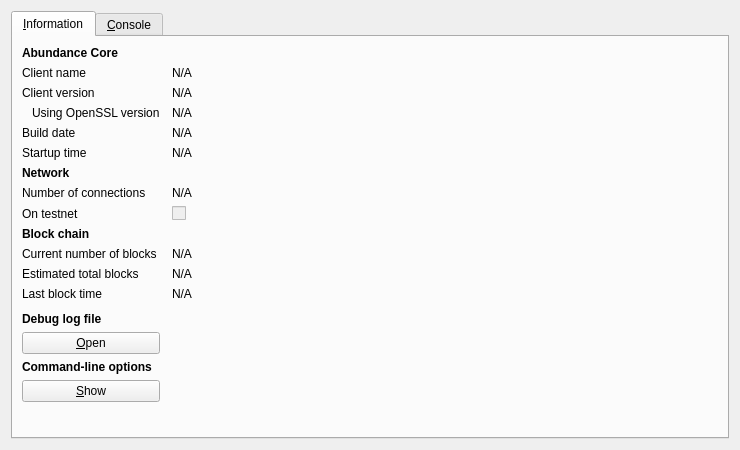
<?xml version="1.0" encoding="UTF-8"?>
<ui version="4.0">
 <class>RPCConsole</class>
 <widget class="QDialog" name="RPCConsole">
  <property name="geometry">
   <rect>
    <x>0</x>
    <y>0</y>
    <width>740</width>
    <height>450</height>
   </rect>
  </property>
  <property name="windowTitle">
   <string>Abundance - Debug window</string>
  </property>
  <layout class="QVBoxLayout" name="verticalLayout_2">
   <item>
    <widget class="QTabWidget" name="tabWidget">
     <property name="currentIndex">
      <number>0</number>
     </property>
     <widget class="QWidget" name="tab_info">
      <attribute name="title">
       <string>&amp;Information</string>
      </attribute>
      <layout class="QGridLayout" name="gridLayout" columnstretch="0,1">
       <property name="horizontalSpacing">
        <number>12</number>
       </property>
       <item row="0" column="0">
        <widget class="QLabel" name="label_9">
         <property name="font">
          <font>
           <weight>75</weight>
           <bold>true</bold>
          </font>
         </property>
         <property name="text">
          <string>Abundance Core</string>
         </property>
        </widget>
       </item>
       <item row="1" column="0">
        <widget class="QLabel" name="label_5">
         <property name="text">
          <string>Client name</string>
         </property>
        </widget>
       </item>
       <item row="1" column="1">
        <widget class="QLabel" name="clientName">
         <property name="cursor">
          <cursorShape>IBeamCursor</cursorShape>
         </property>
         <property name="text">
          <string>N/A</string>
         </property>
         <property name="textFormat">
          <enum>Qt::PlainText</enum>
         </property>
         <property name="textInteractionFlags">
          <set>Qt::LinksAccessibleByMouse|Qt::TextSelectableByKeyboard|Qt::TextSelectableByMouse</set>
         </property>
        </widget>
       </item>
       <item row="2" column="0">
        <widget class="QLabel" name="label_6">
         <property name="text">
          <string>Client version</string>
         </property>
        </widget>
       </item>
       <item row="2" column="1">
        <widget class="QLabel" name="clientVersion">
         <property name="cursor">
          <cursorShape>IBeamCursor</cursorShape>
         </property>
         <property name="text">
          <string>N/A</string>
         </property>
         <property name="textFormat">
          <enum>Qt::PlainText</enum>
         </property>
         <property name="textInteractionFlags">
          <set>Qt::LinksAccessibleByMouse|Qt::TextSelectableByKeyboard|Qt::TextSelectableByMouse</set>
         </property>
        </widget>
       </item>
       <item row="3" column="0">
        <widget class="QLabel" name="label_14">
         <property name="text">
          <string>Using OpenSSL version</string>
         </property>
         <property name="indent">
          <number>10</number>
         </property>
        </widget>
       </item>
       <item row="3" column="1">
        <widget class="QLabel" name="openSSLVersion">
         <property name="cursor">
          <cursorShape>IBeamCursor</cursorShape>
         </property>
         <property name="text">
          <string>N/A</string>
         </property>
         <property name="textFormat">
          <enum>Qt::PlainText</enum>
         </property>
         <property name="textInteractionFlags">
          <set>Qt::LinksAccessibleByMouse|Qt::TextSelectableByKeyboard|Qt::TextSelectableByMouse</set>
         </property>
        </widget>
       </item>
       <item row="4" column="0">
        <widget class="QLabel" name="label_12">
         <property name="text">
          <string>Build date</string>
         </property>
        </widget>
       </item>
       <item row="4" column="1">
        <widget class="QLabel" name="buildDate">
         <property name="cursor">
          <cursorShape>IBeamCursor</cursorShape>
         </property>
         <property name="text">
          <string>N/A</string>
         </property>
         <property name="textFormat">
          <enum>Qt::PlainText</enum>
         </property>
         <property name="textInteractionFlags">
          <set>Qt::LinksAccessibleByMouse|Qt::TextSelectableByKeyboard|Qt::TextSelectableByMouse</set>
         </property>
        </widget>
       </item>
       <item row="5" column="0">
        <widget class="QLabel" name="label_13">
         <property name="text">
          <string>Startup time</string>
         </property>
        </widget>
       </item>
       <item row="5" column="1">
        <widget class="QLabel" name="startupTime">
         <property name="cursor">
          <cursorShape>IBeamCursor</cursorShape>
         </property>
         <property name="text">
          <string>N/A</string>
         </property>
         <property name="textFormat">
          <enum>Qt::PlainText</enum>
         </property>
         <property name="textInteractionFlags">
          <set>Qt::LinksAccessibleByMouse|Qt::TextSelectableByKeyboard|Qt::TextSelectableByMouse</set>
         </property>
        </widget>
       </item>
       <item row="6" column="0">
        <widget class="QLabel" name="label_11">
         <property name="font">
          <font>
           <weight>75</weight>
           <bold>true</bold>
          </font>
         </property>
         <property name="text">
          <string>Network</string>
         </property>
        </widget>
       </item>
       <item row="7" column="0">
        <widget class="QLabel" name="label_7">
         <property name="text">
          <string>Number of connections</string>
         </property>
        </widget>
       </item>
       <item row="7" column="1">
        <widget class="QLabel" name="numberOfConnections">
         <property name="cursor">
          <cursorShape>IBeamCursor</cursorShape>
         </property>
         <property name="text">
          <string>N/A</string>
         </property>
         <property name="textFormat">
          <enum>Qt::PlainText</enum>
         </property>
         <property name="textInteractionFlags">
          <set>Qt::LinksAccessibleByMouse|Qt::TextSelectableByKeyboard|Qt::TextSelectableByMouse</set>
         </property>
        </widget>
       </item>
       <item row="8" column="0">
        <widget class="QLabel" name="label_8">
         <property name="text">
          <string>On testnet</string>
         </property>
        </widget>
       </item>
       <item row="8" column="1">
        <widget class="QCheckBox" name="isTestNet">
         <property name="enabled">
          <bool>false</bool>
         </property>
         <property name="text">
          <string/>
         </property>
        </widget>
       </item>
       <item row="9" column="0">
        <widget class="QLabel" name="label_10">
         <property name="font">
          <font>
           <weight>75</weight>
           <bold>true</bold>
          </font>
         </property>
         <property name="text">
          <string>Block chain</string>
         </property>
        </widget>
       </item>
       <item row="10" column="0">
        <widget class="QLabel" name="label_3">
         <property name="text">
          <string>Current number of blocks</string>
         </property>
        </widget>
       </item>
       <item row="10" column="1">
        <widget class="QLabel" name="numberOfBlocks">
         <property name="cursor">
          <cursorShape>IBeamCursor</cursorShape>
         </property>
         <property name="text">
          <string>N/A</string>
         </property>
         <property name="textFormat">
          <enum>Qt::PlainText</enum>
         </property>
         <property name="textInteractionFlags">
          <set>Qt::LinksAccessibleByMouse|Qt::TextSelectableByKeyboard|Qt::TextSelectableByMouse</set>
         </property>
        </widget>
       </item>
       <item row="11" column="0">
        <widget class="QLabel" name="label_4">
         <property name="text">
          <string>Estimated total blocks</string>
         </property>
        </widget>
       </item>
       <item row="11" column="1">
        <widget class="QLabel" name="totalBlocks">
         <property name="cursor">
          <cursorShape>IBeamCursor</cursorShape>
         </property>
         <property name="text">
          <string>N/A</string>
         </property>
         <property name="textFormat">
          <enum>Qt::PlainText</enum>
         </property>
         <property name="textInteractionFlags">
          <set>Qt::LinksAccessibleByMouse|Qt::TextSelectableByKeyboard|Qt::TextSelectableByMouse</set>
         </property>
        </widget>
       </item>
       <item row="12" column="0">
        <widget class="QLabel" name="label_2">
         <property name="text">
          <string>Last block time</string>
         </property>
        </widget>
       </item>
       <item row="12" column="1">
        <widget class="QLabel" name="lastBlockTime">
         <property name="cursor">
          <cursorShape>IBeamCursor</cursorShape>
         </property>
         <property name="text">
          <string>N/A</string>
         </property>
         <property name="textFormat">
          <enum>Qt::PlainText</enum>
         </property>
         <property name="textInteractionFlags">
          <set>Qt::LinksAccessibleByMouse|Qt::TextSelectableByKeyboard|Qt::TextSelectableByMouse</set>
         </property>
        </widget>
       </item>
       <item row="13" column="0">
        <spacer name="verticalSpacer_2">
         <property name="orientation">
          <enum>Qt::Vertical</enum>
         </property>
         <property name="sizeHint" stdset="0">
          <size>
           <width>20</width>
           <height>20</height>
          </size>
         </property>
        </spacer>
       </item>
       <item row="14" column="0">
        <widget class="QLabel" name="labelDebugLogfile">
         <property name="font">
          <font>
           <weight>75</weight>
           <bold>true</bold>
          </font>
         </property>
         <property name="text">
          <string>Debug log file</string>
         </property>
        </widget>
       </item>
       <item row="15" column="0">
        <widget class="QPushButton" name="openDebugLogfileButton">
         <property name="toolTip">
          <string>Open the Abundance debug log file from the current data directory. This can take a few seconds for large log files.</string>
         </property>
         <property name="text">
          <string>&amp;Open</string>
         </property>
         <property name="autoDefault">
          <bool>false</bool>
         </property>
        </widget>
       </item>
       <item row="16" column="0">
        <widget class="QLabel" name="labelCLOptions">
         <property name="font">
          <font>
           <weight>75</weight>
           <bold>true</bold>
          </font>
         </property>
         <property name="text">
          <string>Command-line options</string>
         </property>
        </widget>
       </item>
       <item row="17" column="0">
        <widget class="QPushButton" name="showCLOptionsButton">
         <property name="toolTip">
          <string>Show the Abundance-Qt help message to get a list with possible Abundance command-line options.</string>
         </property>
         <property name="text">
          <string>&amp;Show</string>
         </property>
         <property name="autoDefault">
          <bool>false</bool>
         </property>
        </widget>
       </item>
       <item row="18" column="0">
        <spacer name="verticalSpacer">
         <property name="orientation">
          <enum>Qt::Vertical</enum>
         </property>
         <property name="sizeHint" stdset="0">
          <size>
           <width>20</width>
           <height>40</height>
          </size>
         </property>
        </spacer>
       </item>
      </layout>
     </widget>
     <widget class="QWidget" name="tab_console">
      <attribute name="title">
       <string>&amp;Console</string>
      </attribute>
      <layout class="QVBoxLayout" name="verticalLayout_3">
       <property name="spacing">
        <number>3</number>
       </property>
       <item>
        <widget class="QTextEdit" name="messagesWidget">
         <property name="minimumSize">
          <size>
           <width>0</width>
           <height>100</height>
          </size>
         </property>
         <property name="readOnly">
          <bool>true</bool>
         </property>
         <property name="tabKeyNavigation" stdset="0">
          <bool>false</bool>
         </property>
         <property name="columnCount" stdset="0">
          <number>2</number>
         </property>
        </widget>
       </item>
       <item>
        <layout class="QHBoxLayout" name="horizontalLayout">
         <property name="spacing">
          <number>3</number>
         </property>
         <item>
          <widget class="QLabel" name="label">
           <property name="text">
            <string notr="true">&gt;</string>
           </property>
          </widget>
         </item>
         <item>
          <widget class="QLineEdit" name="lineEdit"/>
         </item>
         <item>
          <widget class="QPushButton" name="clearButton">
           <property name="maximumSize">
            <size>
             <width>24</width>
             <height>24</height>
            </size>
           </property>
           <property name="toolTip">
            <string>Clear console</string>
           </property>
           <property name="text">
            <string/>
           </property>
           <property name="icon">
            <iconset resource="../bitcoin.qrc">
             <normaloff>:/icons/remove</normaloff>:/icons/remove</iconset>
           </property>
           <property name="shortcut">
            <string notr="true">Ctrl+L</string>
           </property>
           <property name="autoDefault">
            <bool>false</bool>
           </property>
          </widget>
         </item>
        </layout>
       </item>
      </layout>
     </widget>
    </widget>
   </item>
  </layout>
 </widget>
 <resources>
  <include location="../bitcoin.qrc"/>
 </resources>
 <connections/>
</ui>
